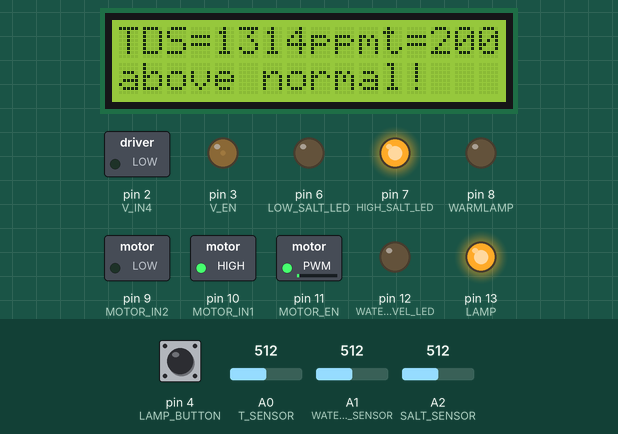
Bench run of a sketch on a simulated Arduino Uno, built with avr-gcc and run on an emulated ATmega328P. Parts: 16×2 character LCD, switched loads named in the sketch (green lamp = pin HIGH), output pins drawn as LEDs (lit = HIGH). Inputs (shaded band) come from the test bench; at power-on: A0 (T_SENSOR) = 512, A2 (SALT_SENSOR) = 512, pin 4 (LAMP_BUTTON) HIGH, A1 (WATER_LEVEL_SENSOR) = 512. Pins used as bus, display or sensor lines are not drawn.

Above: at 1.2 s.
1.3 s: A0 (T_SENSOR) set to 122
At 2.0 s:
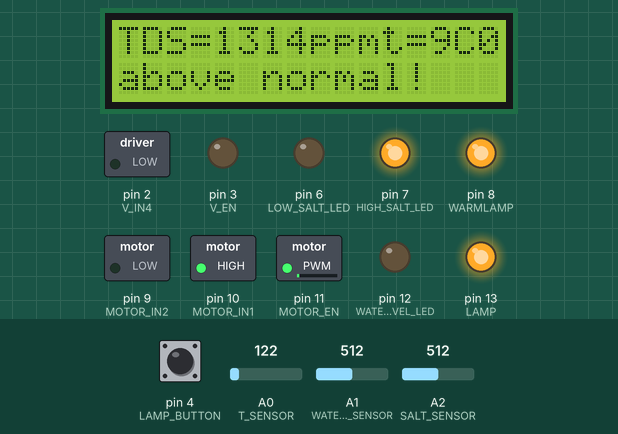
4.3 s: A2 (SALT_SENSOR) set to 431
At 5.9 s:
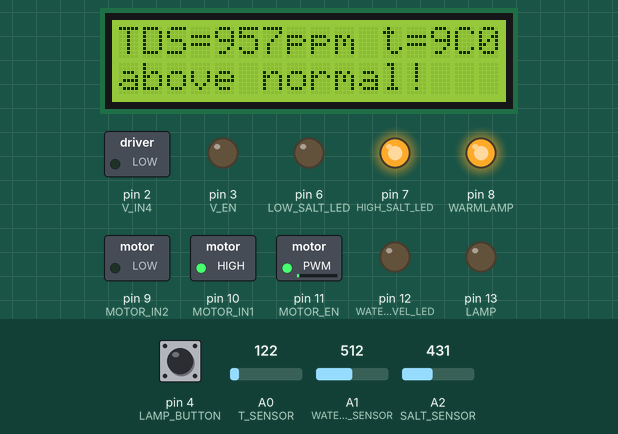
7.3 s: A2 (SALT_SENSOR) set to 404
At 7.9 s:
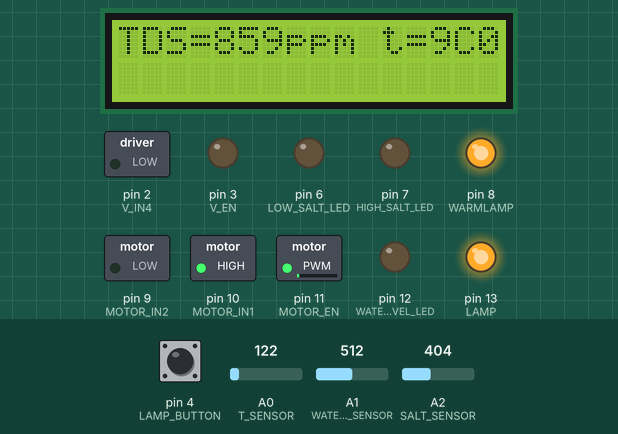
8.8 s: A0 (T_SENSOR) set to 145
At 9.2 s:
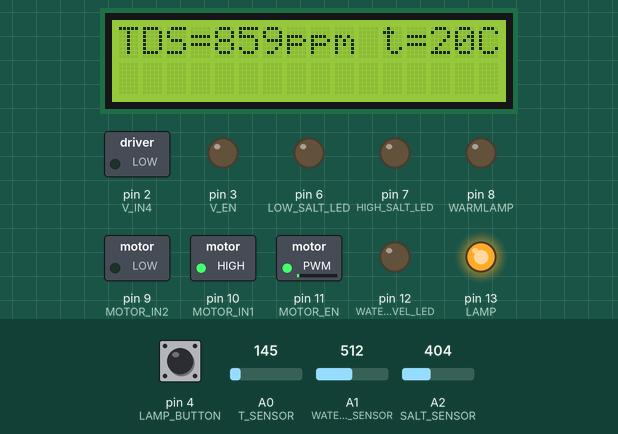
11.8 s: A2 (SALT_SENSOR) set to 511
At 12.9 s:
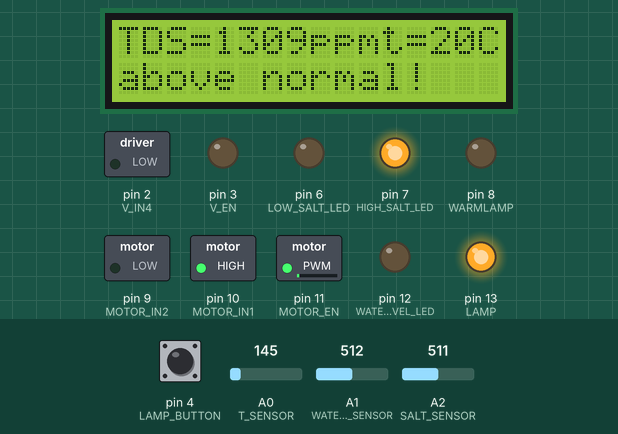
14.8 s: A2 (SALT_SENSOR) set to 122
At 15.5 s:
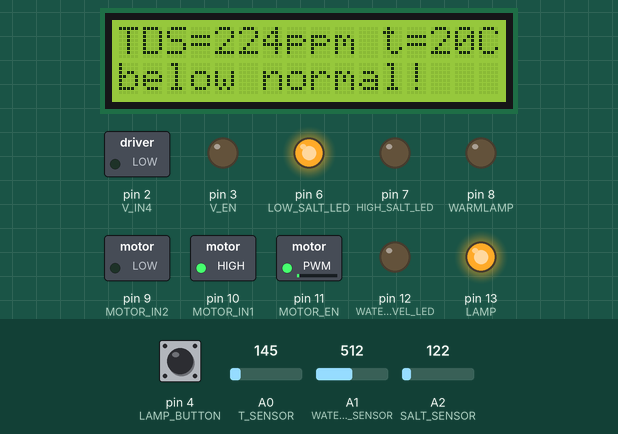
Timing chart, 0 to 18.8 s (numbered marks = the images above; inputs shaded):
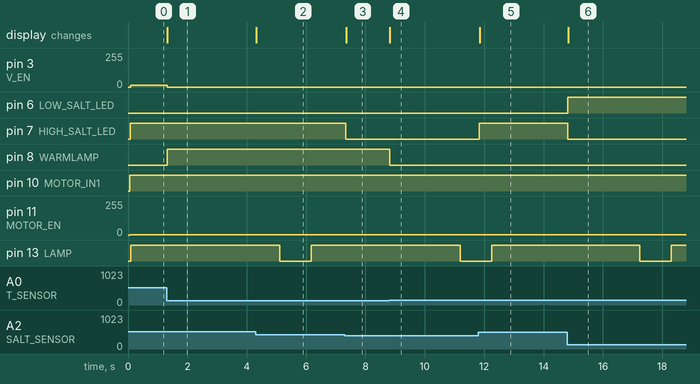

The sketch:

project.ino
```cpp
#include <Wire.h> // библиотека для управления устройствами по I2C
#include <LiquidCrystal_I2C.h>


#define MOTOR_EN 11	// Enable пин для мотора
#define MOTOR_IN1 10 // Input 1 для мотора
#define MOTOR_IN2 9 // Input 2 для мотора

#define WATER_LEVEL_LED 12 // светодиод, уведомляющий о низком уровне воды
#define WATER_LEVEL_SENSOR A1 // датчик уровня воды

#define LOW_SALT_LED 6 // светодиод, уведомляющий о низкой концентрации солей
#define HIGH_SALT_LED 7 // светодиод, уведомляющий о высокой концентрации солей
#define SALT_SENSOR A2 // датчик концентрации солей

#define LAMP 13 // лампа
#define LAMP_BUTTON 4 // кнопка перключения режимов

#define T_SENSOR A0 // датчик температуры
#define V_EN 3 // вентилятор
#define V_IN4 2 // вентилятор
#define V_IN3 1 // вентилятор
#define WARMLAMP 8 // нагреватель


LiquidCrystal_I2C LCD(0x27,16,2);  // дисплей
const unsigned int onTimeMode1 = 2000; // время в мс когда лампа включена (режим 1)
const unsigned int offTimeMode1 = 2000; // время в мс когда лампа выключена (режим 1)
const unsigned int onTimeMode2 = 5000; // время в мс когда лампа включена (режим 2)
const unsigned int offTimeMode2 = 1000; // время в мс когда лампа выключена (режим 2)
unsigned long lampStartTime = 0; // точка осчета в мс
int isLampOn = 0; // 0 - лампа выключена, 1 - лампа включена


void setup()
{
  Serial.begin(9600);

  // МОТОР
  pinMode(MOTOR_EN, OUTPUT);
  pinMode(MOTOR_IN1, OUTPUT);
  pinMode(MOTOR_IN2, OUTPUT);

  // ДИСПЛЕЙ
  LCD.init();
  LCD.backlight();// включение подсветку дисплея

  // МОДУЛЬ ОТСЛЕЖИВАНИЯ УРОВНЯ ВОДЫ
  pinMode(WATER_LEVEL_LED, OUTPUT);

  // МОДУЛЬ ОТСЛЕЖИВАНИЯ УРОВНЯ СОЛЕЙ
  pinMode(LOW_SALT_LED, OUTPUT);
  pinMode(HIGH_SALT_LED, OUTPUT);

  // МОДУЛЬ ОСВЕЩЕНИЯ
  pinMode(LAMP, OUTPUT);

  // вывод в консоль переключения режимов работы лампы и работы режима лампы
  //Serial.println("Mode: 1");
  //Serial.print("Lamp on duration (const): ");
  //Serial.println(onTimeMode1);
  //Serial.print("Lamp off duration (const): ");
  //Serial.println(offTimeMode1);
  //Serial.println("Mode: 2");
  //Serial.print("Lamp on duration (const): ");
  //Serial.println(onTimeMode2);
  //Serial.print("Lamp off duration (const): ");
  //Serial.println(offTimeMode2);

  // ВЕНТИЛЯТОР
  pinMode(V_EN, OUTPUT);
  pinMode(V_IN3, OUTPUT);
  pinMode(V_IN4, OUTPUT);
  // НАГРЕВАТЕЛЬ
  pinMode(WARMLAMP, OUTPUT);

}


void loop()
{
  motorManage();
  waterLevelTracking();
  saltMonitoring();
  lampManage();
  termControl();
  //delay(100);
}


// УПРАВЛЕНИЕ МОТОРОМ
void motorManage() {
  int motorSpeed = 1; // скорость вращения мотора [0; 255]
  // установка направления вращения по часовой стрелке
  digitalWrite(MOTOR_IN1, HIGH);
  digitalWrite(MOTOR_IN2, LOW);
  // установка выбранной скорости вращения
  analogWrite(MOTOR_EN, motorSpeed);
}

// МОДУЛЬ ОТСЛЕЖИВАНИЯ УРОВНЯ ВОДЫ
void waterLevelTracking() {
  // считывание напряжения датчика в переменную water_level
  // микроконтроллер преобразовывает значение напряжения в число от 0 до 1023
  int waterLevel = analogRead(WATER_LEVEL_SENSOR);
  if (waterLevel < 500) {
    analogWrite(WATER_LEVEL_LED, 255);
  } else {
    analogWrite(WATER_LEVEL_LED, 0);
  }
  // вывод данных в консоль
  //Serial.println(waterLevel);
}

// МОДУЛЬ ОТСЛЕЖИВАНИЯ КОНЦЕНТРАЦИИ СОЛЕЙ
void saltMonitoring() {

  // считывание данных с датчика концентрации солей (число от 0 до 1023)
  int valueSensor = analogRead(SALT_SENSOR);
  // перевод данных с датчика в напряжение
  float voltageSensor = valueSensor * 5 / 1024.0;
  // перевод напряжения в концентрацию
  int tdsSensor = (133.42 * pow(voltageSensor, 3) - 255.86 * pow(voltageSensor, 2) + 857.39 * voltageSensor) * 0.5;

  // вывод данных на дисплей
  LCD.setCursor(0, 0);
  LCD.print("TDS=");
  LCD.print(tdsSensor);
  LCD.print("ppm ");

  // уведомление о значении, выходящем за границы нормы
  if (tdsSensor < 350) {
    analogWrite(LOW_SALT_LED, 255);
    analogWrite(HIGH_SALT_LED, 0);
    LCD.setCursor(0, 1);
    LCD.print("below normal!");
  } else if (tdsSensor > 900) {
    analogWrite(HIGH_SALT_LED, 255);
    analogWrite(LOW_SALT_LED, 0);
    LCD.setCursor(0, 1);
    LCD.print("above normal!");
  } else {
    analogWrite(LOW_SALT_LED, 0);
    analogWrite(HIGH_SALT_LED, 0);
    LCD.setCursor(0, 1);
    LCD.print("                ");
  }

  // вывод данных в консоль
  //Serial.println(tdsSensor);
  //delay(1000);
}

// МОДУЛЬ ОСВЕЩЕНИЯ
// считывание состояния переключателя и передача данных,
// соответствующих выбранному режиму
void lampManage() {
  int buttonState = digitalRead(LAMP_BUTTON);
  if (buttonState == 0) {
    lampStart(onTimeMode1, offTimeMode1);
  } else if (buttonState == 1) {
    lampStart(onTimeMode2, offTimeMode2);
  }
}

// включение и выключение лампы по заданным периодам
void lampStart(int onTime, int offTime) {
  if (lampStartTime == 0) {
    digitalWrite(LAMP, HIGH);
    isLampOn = 1;
    // сохранение времени в мс, когда лампа включилась
    lampStartTime = millis();
    //Serial.println("Lamp on");
  }
  // текущее время в мс
  unsigned long currentTime = millis();
  // время в мс прошедшее с включения/выключения лампы
  unsigned long pastTime = (currentTime - lampStartTime);

  if (isLampOn == 1 && pastTime >= onTime) {
    //Serial.print("Lamp on duration (actual) = ");
    //Serial.println(pastTime);
    digitalWrite(LAMP, LOW);
    isLampOn = 0;
    // сохранение времени в мс, когда лампа выключилась
    lampStartTime = millis();
    //Serial.println("Lamp off");
  } else if (isLampOn == 0 && pastTime >= offTime) {
    //Serial.print("Lamp off duration (actual)= ");
    //Serial.println(pastTime);
    lampStartTime = 0;
  }
}

void termControl() {
  int readValue = analogRead(T_SENSOR);
  float voltage = readValue * 5 / 1024.0;
  int t = (voltage - 0.5) * 100 ;

  LCD.setCursor(11, 0);
  LCD.print("t=");
  LCD.print(t);
  LCD.print("C");

  if(t > 25) {
    // включение вентилятора
    int vSpeed = 15;
    digitalWrite(V_IN3, HIGH);
    digitalWrite(V_IN4, LOW);
    analogWrite(V_EN, vSpeed);
    // выключение нагревателя
    digitalWrite(WARMLAMP, LOW);
  } else if(t < 16) {
    // включение нагревателя
    digitalWrite(WARMLAMP, HIGH);
    // выключение вентилятора
    analogWrite(V_EN, 0);
  } else {
    // выключение вентилятора
    analogWrite(V_EN, 0);
    // выключение нагревателя
    digitalWrite(WARMLAMP, LOW);
  }
}
```

Measured:
- the behaviour switches between 416 and 415 on A2 (SALT_SENSOR) (found by bisection; images 2 and 3)
- the behaviour switches between 135 and 136 on A0 (T_SENSOR) (found by bisection; images 3 and 4)
- after the input at 1.3 s, pin 3 (V_EN): 15/255 → 0/255 at once; pin 8 (WARMLAMP): LOW → HIGH at once; the display: changes at once (image 1)
- after the input at 4.3 s, the display: changes at once (image 2)
- after the input at 7.3 s, pin 7 (HIGH_SALT_LED): HIGH → LOW at once; the display: changes after 0.05 s (image 3)
- after the input at 8.8 s, pin 8 (WARMLAMP): HIGH → LOW at once; the display: changes at once (image 4)
- after the input at 11.8 s, pin 7 (HIGH_SALT_LED): LOW → HIGH at once; the display: changes after 0.05 s (image 5)
- after the input at 14.8 s, pin 6 (LOW_SALT_LED): LOW → HIGH at once; pin 7 (HIGH_SALT_LED): HIGH → LOW at once; the display: changes at once (image 6)
